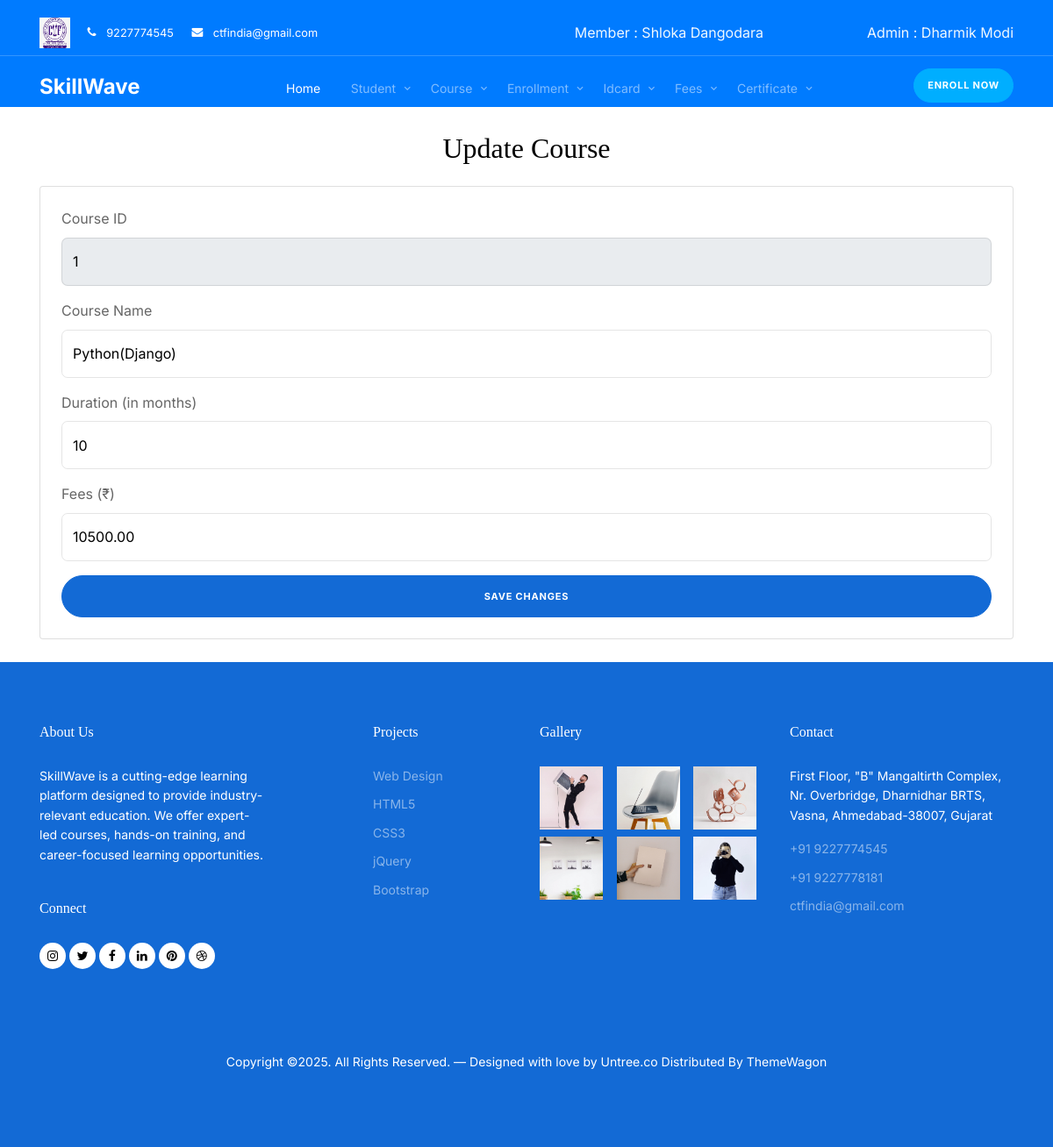
The app's page /course_edit/1/1 with its own data.
### myapp/models.py (models this page shows, shortened)
class Member(models.Model):
    member_id = models.AutoField(primary_key=True, verbose_name="ID")
    admin = models.ForeignKey(Admin, on_delete = models.CASCADE )
    member_name = models.CharField(max_length=50)
    member_email = models.EmailField(max_length=50)
    member_password = models.CharField(max_length=10)
    member_phone = models.CharField(max_length=10)
    date_of_joining = models.DateField()

class Admin(models.Model):
    admin_id = models.AutoField(primary_key=True, verbose_name="ID")
    email = models.EmailField(max_length=50)
    password = models.CharField(max_length=10)
    name = models.CharField(max_length=50)

class Course(models.Model):
    course_id = models.AutoField(verbose_name="course_id",primary_key=True)
    admin = models.ForeignKey(Admin, on_delete = models.CASCADE )
    course_name = models.CharField(max_length=30)
    duration = models.IntegerField(help_text="Duration in month")
    fees = models.DecimalField(max_digits=10, decimal_places=2)

### myapp/views.py (the view, shortened to what this page needs)
# urls.py: path('course_edit/<int:member_id>/<int:course_id>', views.Course_edit, name='course_edit'),
def Course_edit(request, member_id, course_id):
    admin_id = models.Member.objects.get(member_id=member_id).admin.admin_id
    member = models.Member.objects.get(member_id=member_id)
    c = models.Admin.objects.get(admin_id=admin_id)
    id = member.member_id
    cour= models.Course.objects.get(course_id=course_id)
    context = {
        'id': id,
        'admin': c,
        'member': member,
        'course':cour,
        'course_id':course_id
    }
    return render(request, 'course_edit.html', context)

### myapp/templates/course_edit.html (shortened to what this page needs)
<!doctype html>
<html lang="en">
<head>
  <link rel="stylesheet" href="https://unicons.iconscout.com/release/v4.0.0/css/line.css">
  {% load static %}
  <link rel="stylesheet" href="{% static 'css/bootstrap.min.css' %}">
  <link rel="stylesheet" href="{% static 'css/bootstrap.min.css' %}">
  <link rel="stylesheet" href="{% static 'css/animate.min.css' %}">
  <link rel="stylesheet" href="{% static 'css/owl.carousel.min.css' %}">
  <link rel="stylesheet" href="{% static 'css/owl.theme.default.min.css' %}">
  <link rel="stylesheet" href="{% static 'css/jquery.fancybox.min.css' %}">
  <link rel="stylesheet" href="{% static 'fonts/icomoon/style.css' %}">
  <link rel="stylesheet" href="{% static 'fonts/flaticon/font/flaticon.css' %}">
  <link rel="stylesheet" href="{% static 'css/aos.css' %}">
  <link rel="stylesheet" href="{% static 'css/style.css' %}">
</head>
<body>
<nav class="site-nav mb-5" style="background-color: #007bff;">
    <div class="pb-2 top-bar mb-3">
      <div class="container">
        <div class="row align-items-center">
          <div class="col-6 col-lg-6">
            <img src="../../static/images/image.jpg" style="height: 35px; width: auto; margin-right: 15px;">
            <a href="#" class="small mr-3"><span class="icon-phone mr-2"></span> <span class="d-none d-lg-inline-block">9227774545</span></a>
            <a href="#" class="small mr-3"><span class="icon-envelope mr-2"></span> <span class="d-none d-lg-inline-block">ctfindia@gmail.com</span></a>
          </div>
          <div class="col-6 col-lg-3 text-right" style="color: aliceblue;">Member : {{ member.member_name }}</div>
          <div class="col-6 col-lg-3 text-right" style="color: aliceblue;">Admin : {{ admin.name }}</div>
        </div>
      </div>
    </div>
    <div class="sticky-nav js-sticky-header" style="background-color: #007bff;">
      <div class="container position-relative">
        <div class="site-navigation text-center">
          <a href="{% url 'index' id %}" class="logo menu-absolute m-0">SkillWave</a>
          <ul class="js-clone-nav d-none d-lg-inline-block site-menu">
            <li class="active"><a href="{% url 'index' id %}">Home</a></li>
            <li class="has-children">
              <a href="#">Student</a>
            </li>
            <li class="has-children">
              <a href="#">Course</a>
            </li>
            <li class="has-children">
              <a href="#">Enrollment</a>
            </li>
            <li class="has-children">
              <a href="#">Idcard</a>
            </li>
            <li class="has-children">
              <a href="#">Fees</a>
            </li>
            <li class="has-children">
              <a href="#">Certificate</a>
            </li>
          </ul>
          <a href="#" class="btn-book btn btn-secondary btn-sm menu-absolute">Enroll Now</a>
        </div>
      </div>
    </div>
</nav>
    <div class="container" >
      <h2 class="text-center mb-4">Update Course</h2>
                <div class="card p-4">
                    <form id="courseForm" method="post"  action="{% url 'course_edit' id course_id %}" style="align-items: center;">
                        <div class="mb-3">
                            <label for="courseID" class="form-label">Course ID</label>
                            <input type="text" id="courseID" name="courseID" class="form-control" value="{{ course.course_id }}" readonly>
                        </div>
                        <div class="mb-3">
                            <label for="courseName" class="form-label">Course Name</label>
                            <input type="text" id="courseName" name="course_name" class="form-control" value="{{ course.course_name }}" editable>
                        </div>
                        <div class="mb-3">
                            <label for="courseDuration" class="form-label">Duration (in months)</label>
                            <input type="text" id="courseDuration" name="duration" class="form-control" value="{{ course.duration }}" editable >
                        </div>
                        <div class="mb-3">
                            <label for="courseFees" class="form-label">Fees (₹)</label>
                            <input type="number" id="courseFees"name="fees" class="form-control" value="{{ course.fees }}" editable>
                        </div>
                        <button type="submit" class="btn btn-primary w-100">Save Changes</button>
                    </form>
                </div>
            </div>
<br>
<div class="site-footer">
  <div class="container">
    <div class="row">
      <div class="col-lg-3 mr-auto">
        <div class="widget">
          <h3>About Us<span class="text-primary">.</span> </h3>
          <p>SkillWave is a cutting-edge learning platform designed to provide industry-relevant education. We offer expert-led courses, hands-on training, and career-focused learning opportunities.</p>
        </div>
        <div class="widget">
          <h3>Connect</h3>
          <ul class="list-unstyled social">
            <li><a href="#"><span class="icon-instagram"></span></a></li>
            <li><a href="#"><span class="icon-twitter"></span></a></li>
            <li><a href="#"><span class="icon-facebook"></span></a></li>
            <li><a href="#"><span class="icon-linkedin"></span></a></li>
            <li><a href="#"><span class="icon-pinterest"></span></a></li>
            <li><a href="#"><span class="icon-dribbble"></span></a></li>
          </ul>
        </div>
      </div>
      <div class="col-lg-2 ml-auto">
        <div class="widget">
          <h3>Projects</h3>
          <ul class="list-unstyled float-left links">
            <li><a href="#">Web Design</a></li>
            <li><a href="#">HTML5</a></li>
            <li><a href="#">CSS3</a></li>
            <li><a href="#">jQuery</a></li>
            <li><a href="#">Bootstrap</a></li>
          </ul>
        </div>
      </div>
      <div class="col-lg-3">
        <div class="widget">
          <h3>Gallery</h3>
          <ul class="instafeed instagram-gallery list-unstyled">
            <li><a class="instagram-item" href="static/images/gal_1.jpg" data-fancybox="gal"><img src="{% static 'images/gal_1.jpg' %}" alt="" width="72" height="72"></a>
            </li>
            <li><a class="instagram-item" href="static/images/gal_2.jpg" data-fancybox="gal"><img src="{% static 'images/gal_2.jpg' %}" alt="" width="72" height="72"></a>
            </li>
            <li><a class="instagram-item" href="static/images/gal_3.jpg" data-fancybox="gal"><img src="{% static 'images/gal_3.jpg' %}" alt="" width="72" height="72"></a>
            </li>
            <li><a class="instagram-item" href="static/images/gal_4.jpg" data-fancybox="gal"><img src="{% static 'images/gal_4.jpg' %}" alt="" width="72" height="72"></a>
            </li>
            <li><a class="instagram-item" href="static/images/gal_5.jpg" data-fancybox="gal"><img src="{% static 'images/gal_5.jpg' %}" alt="" width="72" height="72"></a>
            </li>
            <li><a class="instagram-item" href="static/images/gal_6.jpg" data-fancybox="gal"><img src="{% static 'images/gal_6.jpg' %}" alt="" width="72" height="72"></a>
            </li>
          </ul>
        </div>
      </div>
      <div class="col-lg-3">
        <div class="widget">
          <h3>Contact</h3>
          <address>First Floor, "B" Mangaltirth Complex, Nr. Overbridge, Dharnidhar BRTS, Vasna, Ahmedabad-38007, Gujarat</address>
            <ul class="list-unstyled links mb-4">
              <li><a href="tel://11234567890">+91 9227774545</a></li>
              <li><a href="tel://11234567890">+91 9227778181</a></li>
              <li><a href="mailto:info@mydomain.com">ctfindia@gmail.com</a></li>
          </ul>
        </div>
      </div>
    </div>
    <div class="row mt-5">
      <div class="col-12 text-center">
        <p>Copyright &copy;. All Rights Reserved. &mdash; Designed with love by <a href="https://untree.co">Untree.co</a>  Distributed By <a href="https://themewagon.com">ThemeWagon</a>
        </div>
      </div>
    </div>
  </div>
</body>
</html>

### records on screen
Member: member_name "Shloka Dangodara"
Admin: name "Dharmik Modi"
Course: courseID "1", course_name "Python(Django)", duration "10", fees "10500.00"
